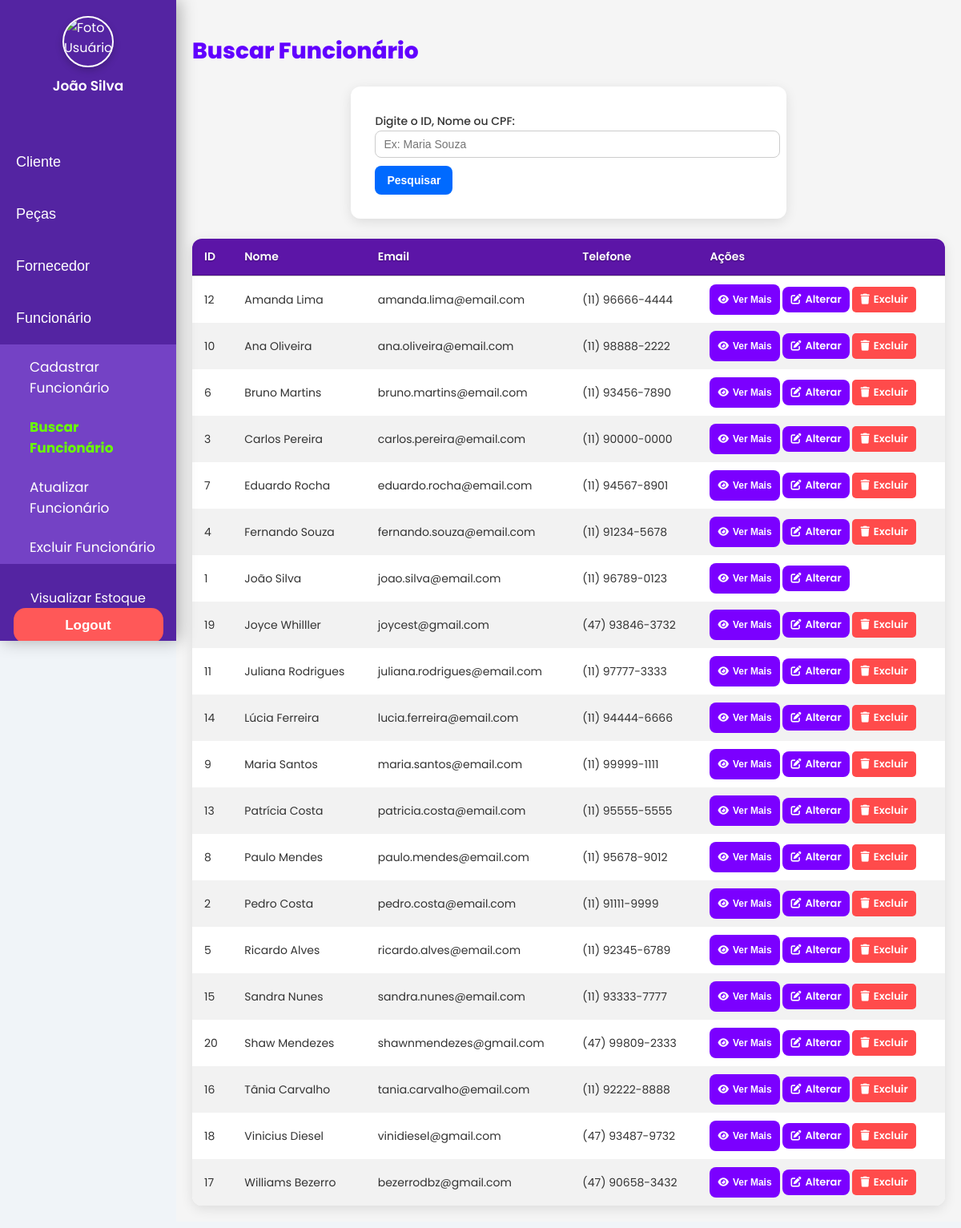
Page /Site_Senna/buscar_funcionario.php (signed in) on the committed database.
### tables this page shows
CREATE TABLE IF NOT EXISTS `funcionario` (
  `id_funcionario` int NOT NULL AUTO_INCREMENT,
  `id_usuario` int NOT NULL,
  `nome_funcionario` varchar(191) NOT NULL,
  `cargo` varchar(70) DEFAULT NULL,
  `salario` decimal(10,2) DEFAULT NULL,
  `endereco` varchar(191) DEFAULT NULL,
  `imagem` longblob,
  `cpf` varchar(14) DEFAULT NULL,
  `telefone` varchar(15) DEFAULT NULL,
  `data_admissao` date DEFAULT NULL,
  `data_nascimento` date DEFAULT NULL,
  PRIMARY KEY (`id_funcionario`),
  UNIQUE KEY `id_usuario` (`id_usuario`),
  UNIQUE KEY `cpf` (`cpf`)
);

CREATE TABLE IF NOT EXISTS `usuario` (
  `id_usuario` int NOT NULL AUTO_INCREMENT,
  `nome_usuario` varchar(191) NOT NULL,
  `email` varchar(191) NOT NULL,
  `senha` varchar(191) NOT NULL,
  `id_perfil` int NOT NULL,
  `senha_temporaria` tinyint(1) DEFAULT '0',
  `imagem_usuario` longblob,
  PRIMARY KEY (`id_usuario`),
  UNIQUE KEY `email` (`email`),
  KEY `id_perfil` (`id_perfil`)
);

### Site_Senna/buscar_funcionario.php (the view, shortened to what this page needs)
<?php
require_once 'includes/conexao.php';
if ($_SERVER["REQUEST_METHOD"] === "POST" && !empty($_POST['busca'])) {
    $busca = trim($_POST['busca']);
    if (strlen($busca) == 14) {
        $sql = "SELECT f.*, u.id_usuario, u.email
                FROM funcionario f
                INNER JOIN usuario u ON f.id_usuario = u.id_usuario
                WHERE f.cpf = :cpf";
        $stmt = $pdo->prepare($sql);
        $stmt->bindParam(':cpf', $busca, PDO::PARAM_STR);
    }elseif (is_numeric($busca)) {
        $sql = "SELECT f.*, u.id_usuario, u.email
                FROM funcionario f
                INNER JOIN usuario u ON f.id_usuario = u.id_usuario
                WHERE f.id_funcionario = :busca
                ORDER BY f.nome_funcionario ASC";
        $stmt = $pdo->prepare($sql);
        $stmt->bindParam(':busca', $busca, PDO::PARAM_INT);
    } else {
        $sql = "SELECT f.*, u.id_usuario, u.email
                FROM funcionario f
                INNER JOIN usuario u ON f.id_usuario = u.id_usuario
                WHERE f.nome_funcionario LIKE :busca_nome
                ORDER BY f.nome_funcionario ASC";
        $stmt = $pdo->prepare($sql);
        $stmt->bindValue(':busca_nome', "$busca%", PDO::PARAM_STR);
    }
} else {
    $sql = "SELECT f.*, u.id_usuario, u.email
            FROM funcionario f
            INNER JOIN usuario u ON f.id_usuario = u.id_usuario
            ORDER BY f.nome_funcionario ASC";
    $stmt = $pdo->prepare($sql);
}
$stmt->execute();
$funcionarios = $stmt->fetchAll();
?>
<!DOCTYPE html>
<html lang="pt-br">
<head>
<link rel="stylesheet" href="css/modal.css">
<link rel="stylesheet" href="css/main_css.css">
<link rel="stylesheet" href="https://cdnjs.cloudflare.com/ajax/libs/font-awesome/6.4.0/css/all.min.css">
</head>
<body>
<?php include_once 'includes/sidebar.php'; ?>
<div class="container">
    <div class="conteudo">
        <div class="titulo">
            <h2>Buscar Funcionário</h2>
        </div>
        <div class="formulario-coluna cliente-coluna">
            <form action="buscar_funcionario.php" method="POST">
                <label for="busca">Digite o ID, Nome ou CPF:</label>
                <input type="text" id="busca" name="busca" placeholder="Ex: Maria Souza">
                <button type="submit" class="botao">Pesquisar</button>
            </form>
        </div>
<br>
        <div class="formulario-coluna tabela">
            <?php if (!empty($funcionarios)): ?>
                <table>
                    <thead>
                        <tr>
                            <th>ID</th>
                            <th>Nome</th>
                            <th>Email</th>
                            <th>Telefone</th>
                            <th>Ações</th>
                        </tr>
                    </thead>
                    <tbody>
                        <?php foreach ($funcionarios as $f): ?>
                            <tr>
                                <td><?= htmlspecialchars($f['id_funcionario']) ?></td>
                                <td><?= htmlspecialchars($f['nome_funcionario']) ?></td>
                                <td><?= htmlspecialchars($f['email']) ?></td>
                                <td><?= htmlspecialchars($f['telefone']) ?></td>
                                <td>
                                    <button class="ver-mais-btn" style="padding: 12px 10px; font-size: 12px; width: auto;"
                                        data-id="<?= htmlspecialchars($f['id_funcionario']) ?>"
                                        data-nome="<?= htmlspecialchars($f['nome_funcionario']) ?>"
                                        data-cpf="<?= htmlspecialchars($f['cpf']) ?>"
                                        data-nascimento="<?= htmlspecialchars($f['data_nascimento']) ?>"
                                        data-endereco="<?= htmlspecialchars($f['endereco']) ?>"
                                        data-telefone="<?= htmlspecialchars($f['telefone']) ?>"
                                        data-cargo="<?= htmlspecialchars($f['cargo']) ?>"
                                        data-salario="<?= number_format($f['salario'], 2, ',', '.') ?>"
                                        data-admissao="<?= htmlspecialchars($f['data_admissao']) ?>"
                                        data-usuario-id="<?= htmlspecialchars($f['id_usuario']) ?>"
                                        data-email="<?= htmlspecialchars($f['email']) ?>">
                                        <i class="fa-solid fa-eye"></i> Ver Mais
                                    </button>
                                                <a href="alterar_funcionario.php?busca=<?= htmlspecialchars($f['id_funcionario']) ?>">
                                                    <i class="fa-solid fa-pen-to-square"></i> Alterar
                                                </a>
                                                <?php if ($_SESSION['id_perfil'] == 1 && $_SESSION['id_usuario'] != $f['id_usuario']): ?>
                                                    <a href="backend/funcionario/processa_exclusao_funcionario.php?id=<?= htmlspecialchars($f['id_funcionario']) ?>"
                                                        onclick="return confirm('Tem certeza que deseja excluir este funcionário?');" class="btn-excluir">
                                                        <i class="fa-solid fa-trash"></i> Excluir
                                                    </a>
                                                <?php endif; ?>
                                            </div>
                                        </td>
                                    </tr>
                                <?php endforeach; ?>
                <?php else: ?>
                    <p>Nenhum funcionário encontrado.</p>
                <?php endif; ?>
<br>
</body>
</html>

### Site_Senna/css/main_css.css (style rules this page uses)
:root { --cor-padrao:#5424A2; --cor-padrao-hover:#6e21ea; --cor-fonte:#ffffff; --cor-fonte-p:#555555; --cor-btn:#264653; --cor-btn-hover:rgb(98, 0, 255); --cor-btn-fonte:#ffffff; --cor-fonte-corpo:#333333; --cor-fonte-corpo-leve:#777777; --cor-bg:#f0f4f8; }
body, html { margin: 0; padding: 0; font-family: 'Poppins', sans-serif; background-color: var(--cor-bg); }
.container { margin-left: 220px; padding: 20px; font-family: 'Poppins', sans-serif; background-color: #f5f5f5; min-height: 100vh; transition: margin-left 0.3s ease; }
form { background-color: #ffffff; padding: 30px; border-radius: 12px; box-shadow: 0 4px 15px rgba(0,0,0,0.1); margin: 0 auto; max-width: 750px; }
.formulario-coluna { flex: 1; min-width: 250px; display: flex; flex-direction: column; gap: 10px; }
label { font-size: 14px; font-weight: 500; color: #333; }
input[type="text"], input[type="email"], input[type="password"], input[type="number"], input[type="date"], select { padding: 8px 10px; border: 1px solid #ccc; border-radius: 8px; font-size: 14px; width: 100%; transition: 0.2s; }
button.botao, .botoes button { background-color: #006aff; color: #fff; border: none; padding: 10px 15px; border-radius: 8px; font-size: 14px; font-weight: 600; cursor: pointer; transition: 0.2s; margin-top: 10px; }
table { width: 100%; border-collapse: collapse; background-color: #fff; border-radius: 12px; overflow: hidden; box-shadow: 0 4px 15px rgba(0,0,0,0.1); }
th, td { padding: 10px 15px; text-align: left; font-size: 14px; color: #333; }
th { background-color: #1B4D3E; color: #fff; font-weight: 600; }
tr:nth-child(even) { background-color: #f2f2f2; }
a.btn-excluir { background-color: #ff4b4b; color: #fff; padding: 6px 10px; border-radius: 5px; text-decoration: none; font-size: 13px; transition: 0.2s; }
.ver-mais-btn, table a { background-color: #7b00ff; color: var(--cor-fonte); border: none; border-radius: 8px; padding: 6px 10px; font-size: 13px; font-weight: 600; cursor: pointer; transition: all 0.3s ease; display: inline-flex; align-items: center; gap: 5px; text-decoration: none; }
.ver-mais-btn i, table a i { transition: transform 0.3s ease, color 0.3s ease; }
a.btn-excluir i { transition: transform 0.3s ease, color 0.3s ease; }
.tabela th { background-color: #5c15a7; color: #ffffff; font-weight: 600; text-shadow: 0 1px 2px rgba(0,0,0,0.3); padding: 12px 15px; text-align: left; border-bottom: 2px solid rgba(0,0,0,0.1); }
h2 { color: #6200ff; font-size: 28px; font-weight: 800; }

### rows in the picture
funcionario: id_funcionario "12", nome_funcionario "Amanda Lima", id_usuario.email "amanda.lima@email.com", telefone "(11) 96666-4444"
funcionario: id_funcionario "10", nome_funcionario "Ana Oliveira", id_usuario.email "ana.oliveira@email.com", telefone "(11) 98888-2222"
funcionario: id_funcionario "6", nome_funcionario "Bruno Martins", id_usuario.email "bruno.martins@email.com", telefone "(11) 93456-7890"
funcionario: id_funcionario "3", nome_funcionario "Carlos Pereira", id_usuario.email "carlos.pereira@email.com", telefone "(11) 90000-0000"
funcionario: id_funcionario "7", nome_funcionario "Eduardo Rocha", id_usuario.email "eduardo.rocha@email.com", telefone "(11) 94567-8901"
funcionario: id_funcionario "4", nome_funcionario "Fernando Souza", id_usuario.email "fernando.souza@email.com", telefone "(11) 91234-5678"
funcionario: id_funcionario "1", nome_funcionario "João Silva", id_usuario.email "joao.silva@email.com", telefone "(11) 96789-0123"
funcionario: id_funcionario "19", nome_funcionario "Joyce Whilller", id_usuario.email "joycest@gmail.com", telefone "(47) 93846-3732"
funcionario: id_funcionario "11", nome_funcionario "Juliana Rodrigues", id_usuario.email "juliana.rodrigues@email.com", telefone "(11) 97777-3333"
funcionario: id_funcionario "14", nome_funcionario "Lúcia Ferreira", id_usuario.email "lucia.ferreira@email.com", telefone "(11) 94444-6666"
funcionario: id_funcionario "9", nome_funcionario "Maria Santos", id_usuario.email "maria.santos@email.com", telefone "(11) 99999-1111"
funcionario: id_funcionario "13", nome_funcionario "Patrícia Costa", id_usuario.email "patricia.costa@email.com", telefone "(11) 95555-5555"
funcionario: id_funcionario "8", nome_funcionario "Paulo Mendes", id_usuario.email "paulo.mendes@email.com", telefone "(11) 95678-9012"
funcionario: id_funcionario "2", nome_funcionario "Pedro Costa", id_usuario.email "pedro.costa@email.com", telefone "(11) 91111-9999"
funcionario: id_funcionario "5", nome_funcionario "Ricardo Alves", id_usuario.email "ricardo.alves@email.com", telefone "(11) 92345-6789"
funcionario: id_funcionario "15", nome_funcionario "Sandra Nunes", id_usuario.email "sandra.nunes@email.com", telefone "(11) 93333-7777"
funcionario: id_funcionario "20", nome_funcionario "Shaw Mendezes", id_usuario.email "shawnmendezes@gmail.com", telefone "(47) 99809-2333"
funcionario: id_funcionario "16", nome_funcionario "Tânia Carvalho", id_usuario.email "tania.carvalho@email.com", telefone "(11) 92222-8888"
funcionario: id_funcionario "18", nome_funcionario "Vinicius Diesel", id_usuario.email "vinidiesel@gmail.com", telefone "(47) 93487-9732"
funcionario: id_funcionario "17", nome_funcionario "Williams Bezerro", id_usuario.email "bezerrodbz@gmail.com", telefone "(47) 90658-3432"

### other values in the picture
$_SESSION['usuario'] "João Silva"
$titulo "Cliente"
$titulo "Peças"
$titulo "Fornecedor"
$titulo "Funcionário"
$link['label'] "Cadastrar Funcionário"
$link['label'] "Buscar Funcionário"
$link['label'] "Atualizar Funcionário"
$link['label'] "Excluir Funcionário"
